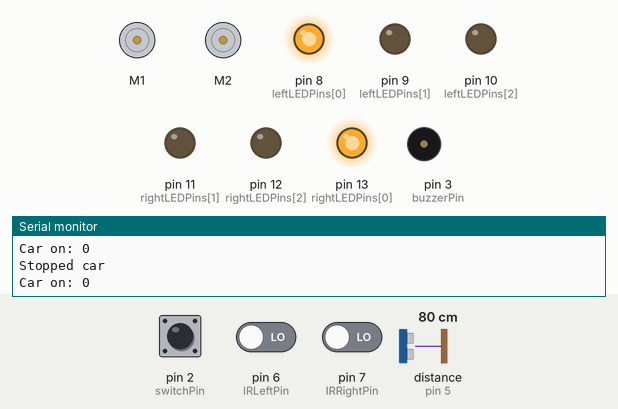
Simulated run of this sketch. Board: Arduino Uno, built with avr-gcc and run on an emulated ATmega328P. On the bench: 2 × DC motor (green arrow = forward, orange = backward, longer = faster), output pins drawn as LEDs (lit = HIGH), buzzer (waves = sounding), the last lines printed to the serial monitor. The inputs (shaded band) are chosen by the test bench; at power-on: pin 2 (switchPin) HIGH, pin 6 (IRLeftPin) LOW, distance to the obstacle (sensor on pin 5) 80 cm, pin 7 (IRRightPin) LOW. The echo pulse lasts 58.3 µs per cm.

Above: at 1.2 s.
1.3 s: pin 2 (switchPin) pulled LOW for 0.15 s
At 4.32 s:
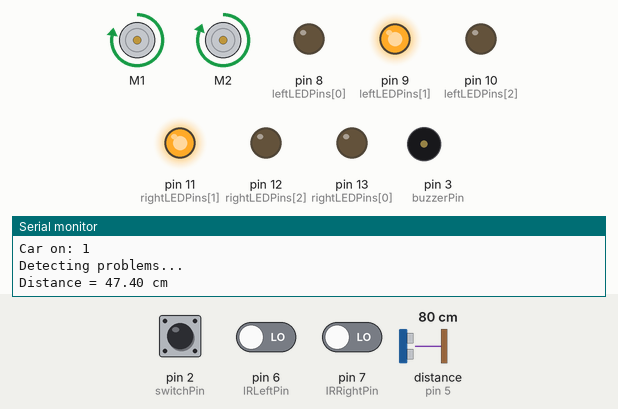
4.4 s: pin 6 (IRLeftPin) driven HIGH
At 5.2 s:
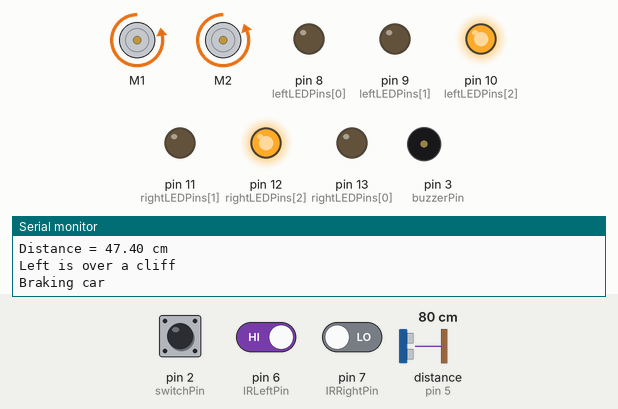
7.4 s: distance to the obstacle (sensor on pin 5) set to 2 cm
At 8.7 s:
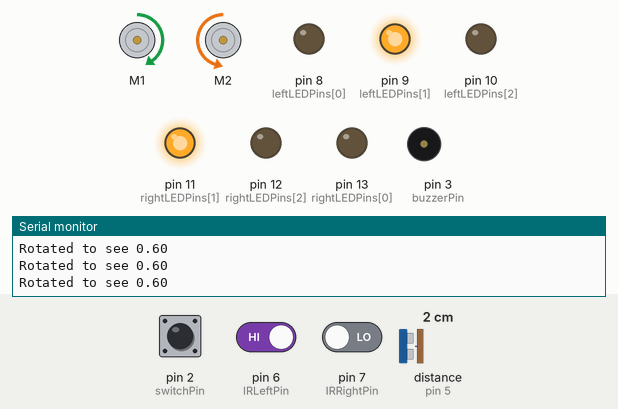
9.0 s: distance to the obstacle (sensor on pin 5) set to 10 cm
10.5 s: distance to the obstacle (sensor on pin 5) set to 14 cm
At 11.5 s:
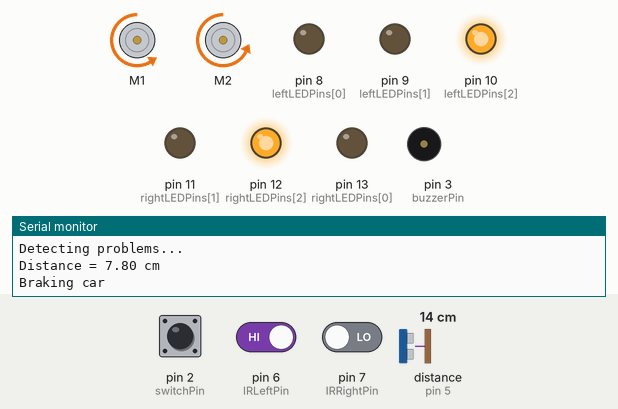
13.5 s: pin 2 (switchPin) pulled LOW for 1 s
At 14.8 s:
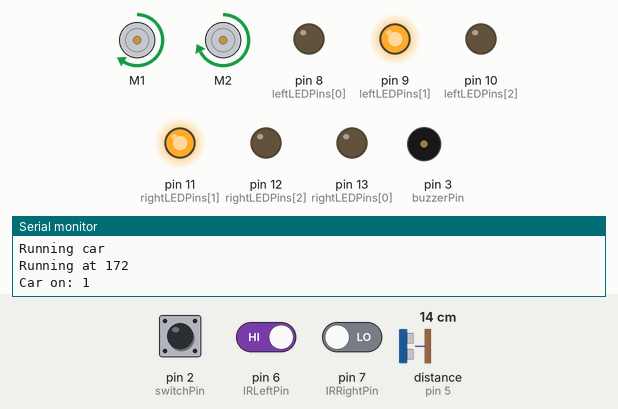
Timing chart, 0 to 18.1 s (numbered marks = the images above; inputs shaded):
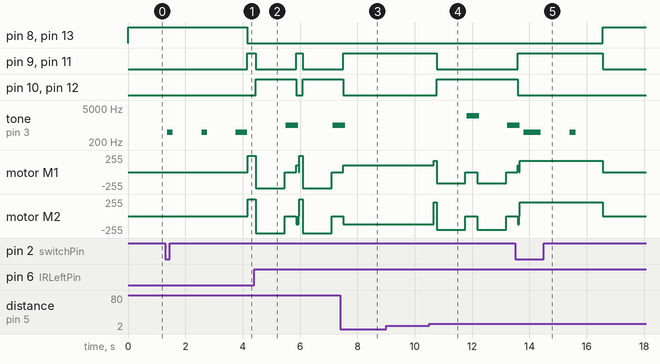

The sketch:

yeshi_robot_car.ino
```cpp
/**
 * Assembly of different sensors and outputs to make this car move
*/

#include <NewPing.h>
#include <Wire.h>
#include <Adafruit_MotorShield.h>
#include "utility/Adafruit_MS_PWMServoDriver.h"

const int baud = 9600;
const int loopWait = 100;

// switch
const int switchPin = 2;
bool on = false;

// passive buzzer
const int buzzerPin = 3;

// ultrasound sensor
const int triggerPin = 4;
const int echoPin = 5;
const int maxDistance = 400;
const int minDistance = 2;
NewPing sonar(triggerPin, echoPin, maxDistance);

// IR Obstacle sensors
const int IRLeftPin = 6;
const int IRRightPin = 7;

// LEDs
const int leftLEDPins[] = {8, 9, 10};
const int rightLEDPins[] = {13, 11, 12};
#define RED 0
#define GREEN 1
#define BLUE 2

// motors
Adafruit_MotorShield AFMS = Adafruit_MotorShield();

Adafruit_DCMotor *motor1 = AFMS.getMotor(1);
Adafruit_DCMotor *motor2 = AFMS.getMotor(2);

// motion constants
const int SAFE_DISTANCE = 10;
const int SLOW_DISTANCE = 15;
const int MAX_SPEED = 245;
const int MIN_SPEED = 100;
const int ROTATE_SPEED = 100;
const int SLOW_SPEED = (MAX_SPEED + MIN_SPEED) / 2;
const int BRAKE_DISTANCE = 1000;

// globals for the state of the car
int frontDistance = 0;

void setup() {
  Serial.begin(baud);
  pinMode(switchPin, INPUT_PULLUP);
  pinMode(buzzerPin, OUTPUT);
  pinMode(IRLeftPin, INPUT);
  pinMode(IRRightPin, INPUT);
  for(int i=0;i<3;i++){
    pinMode(leftLEDPins[i], OUTPUT);
    pinMode(rightLEDPins[i], OUTPUT);
  }

  // start the motor
  AFMS.begin();
}

void startupMusic(int count, int silentTime){
  for(int i=0;i<count;i++){
    ringBuzzer(1000, 1);
    delay(silentTime);
  }
  ringBuzzer(1000, 2);
}

void shutdownMusic(int count, int silentTime){
  ringBuzzer(1000, 2);
  for(int i=0;i<count;i++){
    ringBuzzer(1000, 1);
    delay(silentTime);
  }
}

void loop() {
//  Serial.println(getFrontDistance());
//  delay(100);
//  return;
  Serial.println("Car on: "+String(on));
  byte switchVal = digitalRead(switchPin);
  // is the switch pressed?
  if(switchVal==0){
    on = !on;
    if(on){
      startupMusic(2, 1000);
    } else {
      shutdownMusic(2, 1000);
    }
  }
  if(!on){
   haltCar();
   on = false;
   return;
  }
  // the car is still running, so let's see if there are problems around
  if(detectDanger()){
    float leeway = lookForLeeway();
    if(leeway < 0){
      haltCar();
    }
  }
  // if we are still running, continue the car
  if(on){
    runCar();
  }
  delay(loopWait);
}

bool detectDanger(){
  Serial.println("Detecting problems...");
  bool danger = false;
  float frontDistance = getFrontDistance();
  if(frontDistance <= minDistance){
    Serial.println("Distance is out of range");
    brakeCar();
    ringBuzzer(100, 2);
    danger = true;
  }else{
    Serial.println("Distance = " + String(frontDistance) + " cm");
    if(frontDistance<SAFE_DISTANCE){
      brakeCar();
      ringBuzzer(200, 2);
      danger = true;
    }
  }
  if(digitalRead(IRLeftPin) != LOW){
    Serial.println("Left is over a cliff");
    brakeCar();
    danger = true;
    ringBuzzer(500, 2);
  }
  if(digitalRead(IRRightPin) != LOW){
    Serial.println("Right is over a cliff");
    brakeCar();
    ringBuzzer(800, 2);
    danger = true;
  }
  Serial.println("Found problem? "+String(danger));
  return danger;
}

float getFrontDistance(){
  int attemptCount = 5;
  int attempts[5] = {};
  for(int a=0;a<attemptCount;a++){
    int d = getDistance(sonar);
    for(int i=0;i<attemptCount;i++){
      int v = attempts[i];
      if(v==0){
        attempts[i] = d;
        break; // we are done
      }else{
        // shift everything by one
        if(d<v){
          for(int j=a;j>i;j--){
            attempts[j] = attempts[j-1];
          }
          attempts[i] = d;
          break;
        }
      }
    }
  }
  float distanceSum = 0;
  for(int i=1;i<attemptCount-1;i++){
    distanceSum += attempts[i];
  }
  return distanceSum / attemptCount;
}

float getDistance(NewPing sonarObj){
    float duration = sonarObj.ping();
    return (duration / 2) * 0.0343;
}

float lookForLeeway(){
  float minDistance = 7; // looking for something at least these many cm away
  rotateCar();
  delay(50);
  for(int i=0;i<2000;i++){
    float dist = getFrontDistance();
    Serial.println("Rotated to see "+String(dist));
    if(dist>=minDistance){
      stopCar();
      return dist;
    }
    delay(200);
  }
  Serial.println("Found nothing!");
  return -1.0;
}

void rotateCar(){
  Serial.println("Turning car");
  lightLED(leftLEDPins, GREEN);
  lightLED(rightLEDPins, GREEN);
  motor1->setSpeed(ROTATE_SPEED);
  motor2->setSpeed(compensate(ROTATE_SPEED));
  motor1->run(FORWARD);
  motor2->run(BACKWARD);
}

int compensate(int vel){
  return min(255, vel * 1.2);
}

void runCar(){
  Serial.println("Running car");
  lightLED(leftLEDPins, GREEN);
  lightLED(rightLEDPins, GREEN);
  // what speed should we go?
  float frontDistance = getFrontDistance();
  int motorSpeed = frontDistance>SLOW_DISTANCE ? MAX_SPEED : SLOW_SPEED;
  Serial.println("Running at "+String(motorSpeed));
  motor1->setSpeed(motorSpeed);
  motor2->setSpeed(compensate(motorSpeed));
  motor1->run(FORWARD);
  motor2->run(FORWARD);
}

void stopCar(){
  Serial.println("Stopped car");
  lightLED(leftLEDPins, RED);
  lightLED(rightLEDPins, RED);
  motor1->run(RELEASE);
  motor2->run(RELEASE);
}

void haltCar(){
  stopCar();
  on = false;
}

void brakeCar(){
  Serial.println("Braking car");
  lightLED(leftLEDPins, BLUE);
  lightLED(rightLEDPins, BLUE);
  motor1->run(BACKWARD);
  motor2->run(BACKWARD);
  delay(BRAKE_DISTANCE);
  motor1->run(RELEASE);
  motor2->run(RELEASE);
}

void lightLED(int pins[], int color){
  for(int i=0;i<3;i++){
    digitalWrite(pins[i], i==color ? HIGH: LOW);
  }
}

void ringBuzzer(int herz, int duration){
  for(int i=0;i<(100000.0*duration/herz);i++){
    digitalWrite(buzzerPin, HIGH);
    delayMicroseconds(herz);
    digitalWrite(buzzerPin, LOW);
    delayMicroseconds(herz);
  }
}
```

Measured:
- the behaviour switches between 12 and 13 cm on distance to the obstacle (sensor on pin 5) (found by bisection; images 3 and 4)
- after the input at 1.3 s, pin 8 (leftLEDPins[0]): HIGH → LOW after 2.9 s; pin 9 (leftLEDPins[1]): LOW → HIGH after 2.9 s
- after the input at 4.4 s, pin 9 (leftLEDPins[1]): HIGH → LOW after 0.06 s, → HIGH 1.4 s later, → LOW 0.23 s later; pin 10 (leftLEDPins[2]): LOW → HIGH after 0.06 s, → LOW 1.4 s later, → HIGH 0.23 s later
- after the input at 7.4 s, pin 9 (leftLEDPins[1]), pin 11 (rightLEDPins[1]): goes on until 7.5 s, then stays HIGH; pin 10 (leftLEDPins[2]), pin 12 (rightLEDPins[2]): goes on until 7.5 s, then stays LOW; motor M1: goes on until 7.5 s, then stays forward 100/255; motor M2: goes on until 7.5 s, then stays backward 120/255
- after the input at 10.5 s, pin 9 (leftLEDPins[1]): HIGH → LOW after 0.27 s; pin 10 (leftLEDPins[2]): LOW → HIGH after 0.27 s
- after the input at 13.5 s, pin 8 (leftLEDPins[0]), pin 13 (rightLEDPins[0]): LOW → HIGH after 3.1 s; pin 10 (leftLEDPins[2]), pin 12 (rightLEDPins[2]): goes on until 13.6 s, then stays LOW
